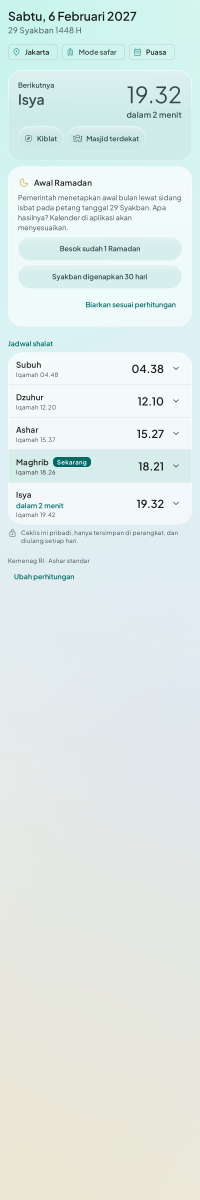
#> input picture docs/screenshots/101-today-isbat-light.png, 800 x 4800 px, given in place of 127-site-today.png, which was not available (shown at 1/4 size)
$ python build_shots.py
#> lines starting #> are read from the running program, lines starting #| are printed output that depends on the picture
"""Crops the site's app screenshots (127+ in docs/screenshots, Forest dark) to phone-height images."""
import pathlib
import sys

from PIL import Image

ROOT = pathlib.Path(__file__).resolve().parents[2]
SRC = ROOT / "docs" / "screenshots"
OUT = pathlib.Path(sys.argv[1]) if len(sys.argv) > 1 else ROOT / "site" / "shots"

# name -> (screenshot, crop top and height in px at 800 wide)
SHOTS = {
    "today": ("127-site-today.png", 0, 1700),
    "prayers": ("127-site-today.png", 1500, 1700),
    "run": ("128-site-morning.png", 0, 1700),
    "dua": ("129-site-ayat-kursi.png", 0, 1700),
    "recall": ("130-site-recall.png", 0, 1700),
    "fasting": ("131-site-fasting.png", 0, 1700),
}
WIDGET = "80-widget-4x2.png"


def main() -> None:
    OUT.mkdir(parents=True, exist_ok=True)
    for name, (file, top, height) in SHOTS.items():
        im = Image.open(SRC / file).convert("RGB")
        im = im.crop((0, top, im.width, top + height)).resize((560, height * 560 // 800), Image.LANCZOS)
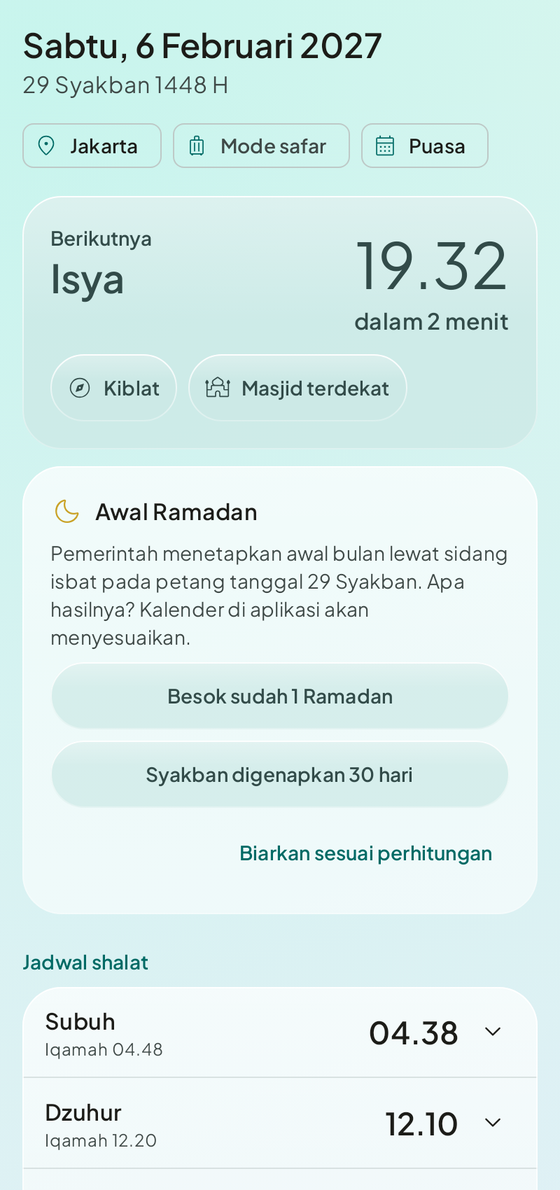
#> im: PIL image 560x1190 RGB; mean R, G, B 217.2, 238, 236.1
#> pass 3 of the loop in main, `for name, (file, top, height) in SHOTS.items():`:
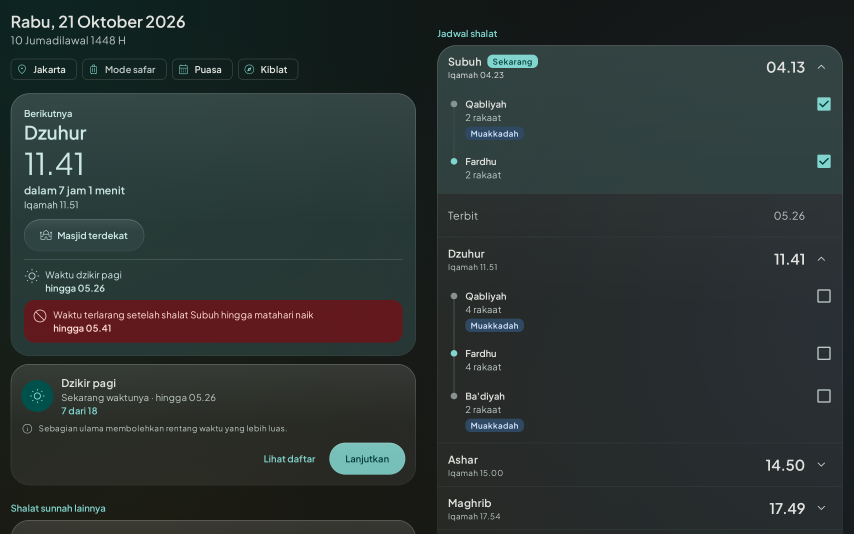
#> input picture docs/screenshots/102-today-tablet-dark.png, 2560 x 1600 px, given in place of 128-site-morning.png, which was not available (shown at 1/3 size)
#> in main, `im = im.crop((0, top, im.width, top + height)).resize((560, height * 5..`:
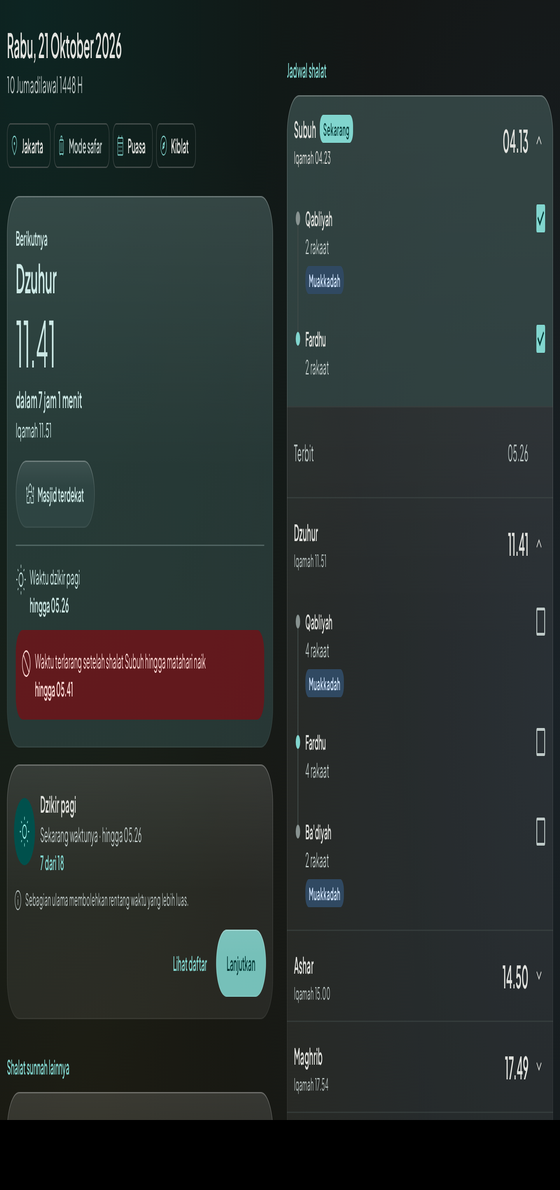
#> im: PIL image 560x1190 RGB; mean R, G, B 41.3, 48.7, 47.3
#> the loop made 5 passes; the first 3 are shown
        im.save(OUT / f"{name}.webp", quality=82, method=6)
    Image.open(SRC / WIDGET).save(OUT / "widget.webp", lossless=True, method=6)


if __name__ == "__main__":
#> (the run stopped early here; a loop or call above may not have finished)
